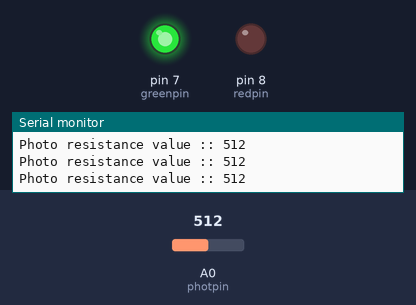
This sketch was run on a simulated Arduino Uno, built with avr-gcc and run on an emulated ATmega328P. On the bench: output pins drawn as LEDs (lit = HIGH), the last lines printed to the serial monitor. The inputs (shaded band) are chosen by the test bench; at power-on: A0 (photpin) = 512.

Above: at 1.2 s.
1.3 s: A0 (photpin) set to 366
4.3 s: A0 (photpin) set to 334
At 4.9 s:
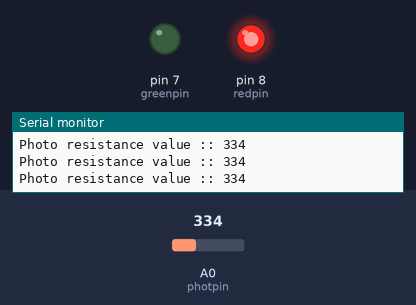
5.8 s: A0 (photpin) set to 360
At 6.7 s:
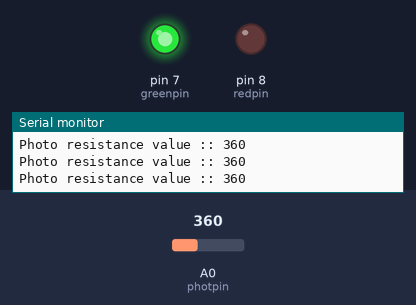
7.3 s: A0 (photpin) set to 340
At 8.4 s:
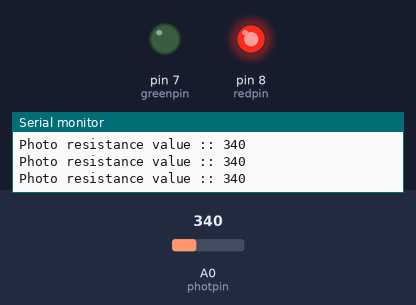
Timing chart, 0 to 10.3 s (numbered marks = the images above; inputs shaded):
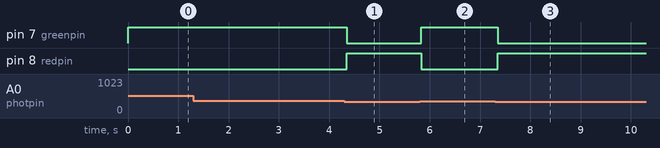

Measured:
- the behaviour switches between 350 and 349 on A0 (photpin) (found by bisection; images 0 and 1)
- after the input at 4.3 s, pin 7 (greenpin): HIGH → LOW after 0.05 s; pin 8 (redpin): LOW → HIGH after 0.05 s
- after the input at 5.8 s, pin 7 (greenpin): LOW → HIGH at once; pin 8 (redpin): HIGH → LOW at once
- after the input at 7.3 s, pin 7 (greenpin): HIGH → LOW after 0.05 s; pin 8 (redpin): LOW → HIGH after 0.05 s

The sketch:

code.ino
```cpp
int photpin = A0;
int photval;
int greenpin = 7;
int redpin = 8;
String msg="Photo resistance value :: ";

void setup()
{
  pinMode(photpin, INPUT);
  pinMode(greenpin, OUTPUT);
  pinMode(redpin, OUTPUT);
  Serial.begin(9600);
}

void loop()
{
  photval = analogRead(photpin);
  Serial.print(msg);
  Serial.println(photval);
  if(photval > 350){
    digitalWrite(greenpin, HIGH);
    digitalWrite(redpin , LOW);
  }
  if(photval < 350){
    digitalWrite(greenpin, LOW);
    digitalWrite(redpin , HIGH);
  }

}
```
